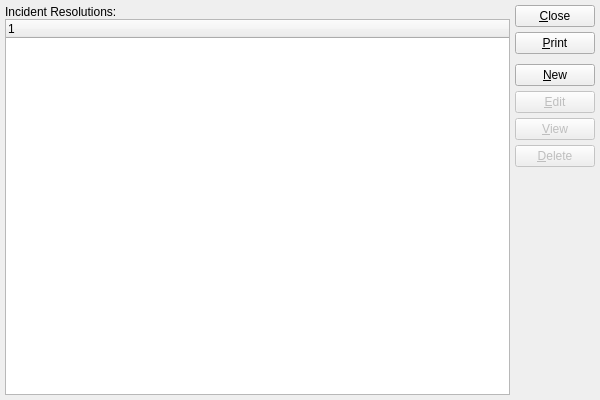
<?xml version="1.0" encoding="UTF-8"?>
<ui version="4.0">
 <comment>This file is part of the xTuple ERP: PostBooks Edition, a free and
open source Enterprise Resource Planning software suite,
Copyright (c) 1999-2019 by OpenMFG LLC, d/b/a xTuple.
It is licensed to you under the Common Public Attribution License
version 1.0, the full text of which (including xTuple-specific Exhibits)
is available at www.xtuple.com/CPAL.  By using this software, you agree
to be bound by its terms.</comment>
 <class>incidentResolutions</class>
 <widget class="QWidget" name="incidentResolutions">
  <property name="geometry">
   <rect>
    <x>0</x>
    <y>0</y>
    <width>600</width>
    <height>400</height>
   </rect>
  </property>
  <property name="windowTitle">
   <string>List Incident Resolutions</string>
  </property>
  <layout class="QGridLayout" name="gridLayout">
   <item row="0" column="0">
    <layout class="QVBoxLayout">
     <property name="spacing">
      <number>0</number>
     </property>
     <item>
      <widget class="QLabel" name="_incidentResolutionsLit">
       <property name="text">
        <string>Incident Resolutions:</string>
       </property>
      </widget>
     </item>
     <item>
      <widget class="XTreeWidget" name="_incidentResolutions">
       <property name="sizePolicy">
        <sizepolicy hsizetype="Expanding" vsizetype="Expanding">
         <horstretch>0</horstretch>
         <verstretch>0</verstretch>
        </sizepolicy>
       </property>
      </widget>
     </item>
    </layout>
   </item>
   <item row="0" column="1">
    <layout class="QVBoxLayout" name="verticalLayout">
     <item>
      <widget class="QPushButton" name="_close">
       <property name="text">
        <string>&amp;Close</string>
       </property>
      </widget>
     </item>
     <item>
      <widget class="QPushButton" name="_print">
       <property name="text">
        <string>&amp;Print</string>
       </property>
      </widget>
     </item>
     <item>
      <spacer name="verticalSpacer">
       <property name="orientation">
        <enum>Qt::Vertical</enum>
       </property>
       <property name="sizeType">
        <enum>QSizePolicy::Preferred</enum>
       </property>
       <property name="sizeHint" stdset="0">
        <size>
         <width>20</width>
         <height>5</height>
        </size>
       </property>
      </spacer>
     </item>
     <item>
      <widget class="QPushButton" name="_new">
       <property name="text">
        <string>&amp;New</string>
       </property>
      </widget>
     </item>
     <item>
      <widget class="QPushButton" name="_edit">
       <property name="enabled">
        <bool>false</bool>
       </property>
       <property name="text">
        <string>&amp;Edit</string>
       </property>
      </widget>
     </item>
     <item>
      <widget class="QPushButton" name="_view">
       <property name="enabled">
        <bool>false</bool>
       </property>
       <property name="text">
        <string>&amp;View</string>
       </property>
      </widget>
     </item>
     <item>
      <widget class="QPushButton" name="_delete">
       <property name="enabled">
        <bool>false</bool>
       </property>
       <property name="text">
        <string>&amp;Delete</string>
       </property>
      </widget>
     </item>
     <item>
      <spacer>
       <property name="orientation">
        <enum>Qt::Vertical</enum>
       </property>
       <property name="sizeType">
        <enum>QSizePolicy::Expanding</enum>
       </property>
       <property name="sizeHint" stdset="0">
        <size>
         <width>20</width>
         <height>20</height>
        </size>
       </property>
      </spacer>
     </item>
    </layout>
   </item>
  </layout>
 </widget>
 <layoutdefault spacing="5" margin="5"/>
 <customwidgets>
  <customwidget>
   <class>XTreeWidget</class>
   <extends>QTreeWidget</extends>
   <header>xtreewidget.h</header>
   <container>1</container>
  </customwidget>
 </customwidgets>
 <tabstops>
  <tabstop>_incidentResolutions</tabstop>
  <tabstop>_new</tabstop>
  <tabstop>_edit</tabstop>
  <tabstop>_view</tabstop>
  <tabstop>_delete</tabstop>
  <tabstop>_print</tabstop>
  <tabstop>_close</tabstop>
 </tabstops>
 <resources/>
 <connections>
  <connection>
   <sender>_close</sender>
   <signal>clicked()</signal>
   <receiver>incidentResolutions</receiver>
   <slot>close()</slot>
   <hints>
    <hint type="sourcelabel">
     <x>20</x>
     <y>20</y>
    </hint>
    <hint type="destinationlabel">
     <x>20</x>
     <y>20</y>
    </hint>
   </hints>
  </connection>
  <connection>
   <sender>_incidentResolutions</sender>
   <signal>valid(bool)</signal>
   <receiver>_view</receiver>
   <slot>setEnabled(bool)</slot>
   <hints>
    <hint type="sourcelabel">
     <x>20</x>
     <y>20</y>
    </hint>
    <hint type="destinationlabel">
     <x>20</x>
     <y>20</y>
    </hint>
   </hints>
  </connection>
 </connections>
</ui>
